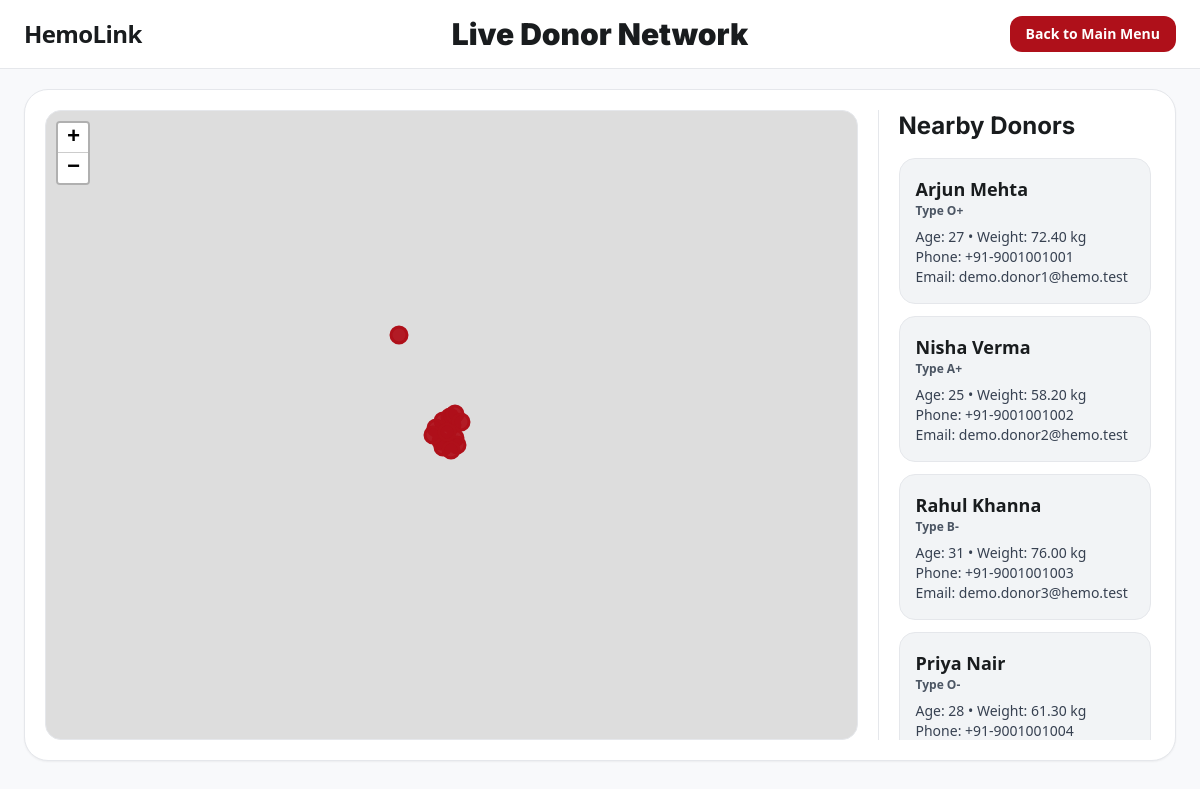
Page /emergency/live-map/ on the committed database.
### main/models.py (models this page shows, shortened)
class DonorProfile(models.Model):
    user_profile = models.OneToOneField(UserProfile, on_delete=models.CASCADE, related_name="donor_profile")
    full_name = models.CharField(max_length=150)
    blood_type = models.CharField(max_length=3, choices=BloodType.choices)
    date_of_birth = models.DateField()
    weight_kg = models.DecimalField(max_digits=5, decimal_places=2)
    gender = models.CharField(max_length=20)
    is_available = models.BooleanField(default=True)
    last_donation_date = models.DateField(blank=True, null=True)
    @property
    def age(self):
        today = timezone.now().date()
        return today.year - self.date_of_birth.year - (
            (today.month, today.day) < (self.date_of_birth.month, self.date_of_birth.day)
        )

class UserProfile(models.Model):
    user = models.OneToOneField(User, on_delete=models.CASCADE, related_name="profile")
    role = models.CharField(max_length=20, choices=UserRole.choices)
    phone_number = models.CharField(max_length=20, blank=True)
    address = models.CharField(max_length=255, blank=True)
    latitude = models.DecimalField(max_digits=9, decimal_places=6, blank=True, null=True)
    longitude = models.DecimalField(max_digits=9, decimal_places=6, blank=True, null=True)
    created_at = models.DateTimeField(auto_now_add=True)
    updated_at = models.DateTimeField(auto_now=True)

### main/views.py (the view)
# urls.py: path('emergency/live-map/', views.emergency_live_map, name='emergency_live_map'),
def emergency_live_map(request):
    lat_param = request.GET.get("lat")
    lng_param = request.GET.get("lng")
    try:
        center_lat = float(lat_param) if lat_param else None
        center_lng = float(lng_param) if lng_param else None
    except (TypeError, ValueError):
        center_lat = None
        center_lng = None
    donors = _online_eligible_donors()
    for donor in donors:
        distance_km = _distance_km(center_lat, center_lng, donor["latitude"], donor["longitude"]) if center_lat is not None and center_lng is not None else None
        donor["distance_km"] = round(distance_km, 2) if distance_km is not None else None
    donors.sort(key=lambda x: x["distance_km"] if x["distance_km"] is not None else 999999)
    if center_lat is not None and center_lng is not None:
        center = {"lat": center_lat, "lng": center_lng}
    elif donors:
        center = {"lat": donors[0]["latitude"], "lng": donors[0]["longitude"]}
    else:
        center = {"lat": 20.5937, "lng": 78.9629}
    return render(request, "main/emergency_live_map.html", {"donor_locations": donors, "map_center": center})

### main/templates/main/emergency_live_map.html (shortened to what this page needs)
<!DOCTYPE html>
{% load static %}
<html lang="en"><head>
<script src="https://cdn.tailwindcss.com?plugins=forms,container-queries"></script>
<link href="https://unpkg.com/leaflet@1.9.4/dist/leaflet.css" rel="stylesheet"/>
</head>
<body class="bg-[#f8f9fb] text-[#191c1e] h-screen overflow-hidden">
<header class="sticky top-0 z-50 bg-white/90 backdrop-blur border-b border-gray-200">
  <div class="max-w-7xl mx-auto px-6 py-4 grid grid-cols-3 items-center">
    <span class="text-2xl font-extrabold tracking-tight text-primary">HemoLink</span>
    <div class="text-center text-3xl font-black" style="font-family:Inter,sans-serif">Live Donor Network</div>
    <a href="{% url 'home' %}" class="justify-self-end bg-[#af101a] text-white px-4 py-2 rounded-xl font-bold text-sm hover:opacity-90 transition">Back to Main Menu</a>
  </div>
</header>
<main class="max-w-7xl mx-auto px-6 py-5 h-[calc(100vh-88px)]">
  <section class="bg-white rounded-3xl border border-gray-200 shadow-sm p-4 md:p-5 h-full">
    <div class="grid grid-cols-1 lg:grid-cols-4 gap-0 h-full">
      <div class="lg:col-span-3 pr-0 lg:pr-5">
        <div id="public-donor-map" class="h-full rounded-2xl overflow-hidden border border-gray-200"></div>
      </div>
      <aside class="lg:col-span-1 lg:border-l border-gray-200 lg:pl-5 mt-4 lg:mt-0 h-full flex flex-col min-h-0">
        <h3 class="text-2xl font-bold mb-4" style="font-family:Inter,sans-serif">Nearby Donors</h3>
        <div class="space-y-3 flex-1 min-h-0 overflow-y-auto pr-1">
          {% for donor in donor_locations %}
          <div class="map-card bg-[#f2f4f6] border border-gray-200 rounded-2xl p-4 cursor-pointer donor-card" data-lat="{{ donor.latitude }}" data-lng="{{ donor.longitude }}">
            <p class="font-extrabold text-lg">{{ donor.full_name }}</p>
            <p class="text-xs text-gray-600 font-semibold">Type {{ donor.blood_type }}{% if donor.distance_km is not None %} • {{ donor.distance_km }} km{% endif %}</p>
            <p class="text-sm text-gray-700 mt-2">Age: {{ donor.age }} • Weight: {{ donor.weight_kg }} kg</p>
            <p class="text-sm text-gray-700">Phone: {{ donor.phone }}</p>
            <p class="text-sm text-gray-700">Email: {{ donor.email }}</p>
          </div>
          {% empty %}
          <div class="bg-[#f2f4f6] rounded-2xl p-4 text-sm text-gray-600">No online and eligible donors found.</div>
          {% endfor %}
        </div>
      </aside>
    </div>
  </section>
</main>
</body></html>

### main/templates/main/emergency_live_map.html (style rules this page uses)
.map-card { transition:transform .2s ease,box-shadow .2s ease }

### rows in the picture
DonorProfile: full_name "Arjun Mehta", blood_type "O+", weight_kg "72.40"
UserProfile: phone "+91-9001001001"
DonorProfile: full_name "Nisha Verma", blood_type "A+", weight_kg "58.20"
UserProfile: phone "+91-9001001002"
DonorProfile: full_name "Rahul Khanna", blood_type "B-", weight_kg "76.00"
UserProfile: phone "+91-9001001003"
DonorProfile: full_name "Priya Nair", blood_type "O-", weight_kg "61.30"
UserProfile: phone "+91-9001001004"

### other values in the picture
{{ donor.age }} "27" "25" "31" "28"
{{ donor.email }} "demo.donor1@hemo.test" "demo.donor2@hemo.test" "demo.donor3@hemo.test"
